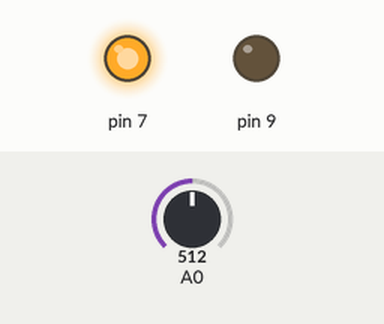
This sketch was run on a simulated Arduino Uno, built with avr-gcc and run on an emulated ATmega328P. Parts: output pins drawn as LEDs (lit = HIGH). Inputs (shaded band) come from the test bench; at power-on: A0 = 512. What the sketch prints to the serial monitor is not drawn.

Above: at 4.0 s.
4.1 s: A0 set to 486
At 7.6 s:
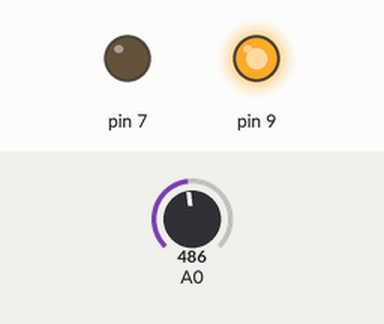
11.3 s: A0 set to 510
At 12.9 s:
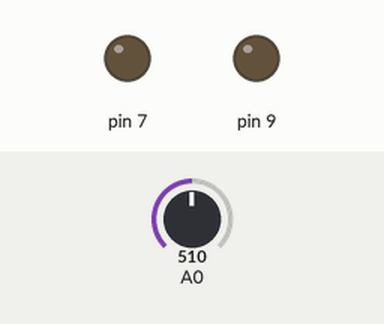
19.3 s: A0 set to 490
At 19.9 s:
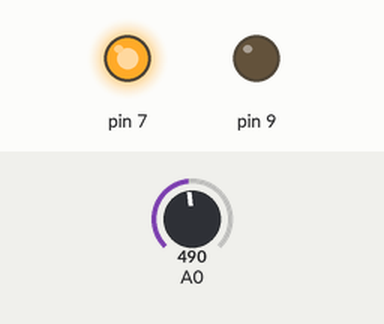
Timing chart, 0 to 33.3 s (numbered marks = the images above; inputs shaded):
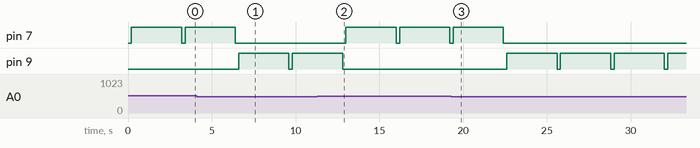

Measured:
- the behaviour switches between 501 and 500 on A0 (found by bisection; images 0 and 1)
- after the input at 4.1 s, pin 7: goes on until 6.4 s, then stays LOW; pin 9: LOW → HIGH after 2.5 s, → LOW 3.0 s later, → HIGH 0.20 s later
- after the input at 11.3 s, pin 7: alternates HIGH for 3.0 s and LOW for 0.20 s, starting after 1.7 s; pin 9: goes on until 12.8 s, then stays LOW
- after the input at 19.3 s, pin 7: goes on until 22.4 s, then stays LOW; pin 9: alternates HIGH for 3.0 s and LOW for 0.20 s, starting after 3.3 s

The sketch:

sketch_apr23b.ino
```cpp
#include <ArduinoJson.h>

void setup() {
  Serial.begin(9660);
  pinMode(7,OUTPUT);
  pinMode(9, OUTPUT);

}

void loop() {
  int value = analogRead(A0);
  StaticJsonDocument<200> doc;
  doc["value"] = value;
  serializeJson(doc, Serial);

  delay(200);
  if (value > 500) {
    digitalWrite(7,HIGH);
    delay(3000);
    digitalWrite(7,LOW);
  } else {
    digitalWrite(9, HIGH);
    delay(3000);
    digitalWrite(9, LOW);
  }

}
```
